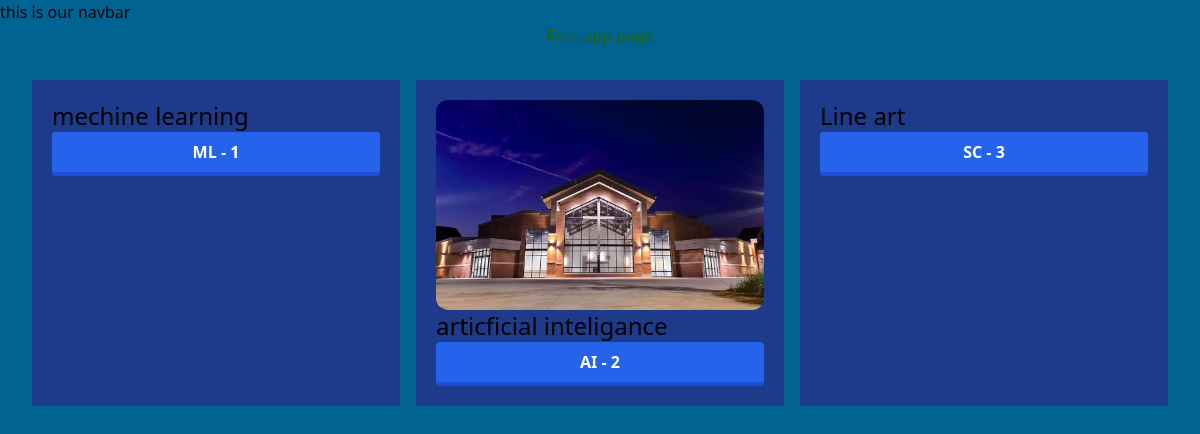
The page /fristapp/ on the database its author committed.
### fristapp/models.py (models this page shows, shortened)
class appvaraity(models.Model):
  APP_TYPE_CHOICE = [
    ('ML', 'MACHINE LEARNING APP'),
    ('AI', 'ARTIFICIAL INTELIGENCE APP'),
    ('SC', 'SOCIAL MEDIA APP'),
    ('VI', 'VIDEO STREAMINMG APP'),
  ]
  name = models.CharField(max_length=100)
  image = models.ImageField(upload_to='apps/')
  date_added = models.DateTimeField(default=timezone.now)
  type = models.CharField(max_length=2, choices=APP_TYPE_CHOICE)
  description = models.TextField(default='')

### fristapp/views.py (the view)
# urls.py: path('',views.all_fristapp, name='all_fristapp'),
def all_fristapp(request):
  apps = appvaraity.objects.all()
  return render(request,'fristapp/all_fristapp.html', {'apps' : apps})

### fristapp/templates/fristapp/all_fristapp.html (shortened to what this page needs)
{% extends "layout.html" %}
{% block content %}
<h1>Frist app page</h1>
<div class="grid grid-cols-3 gap-4 m-4 p-4 w-15 ">
{% for app in apps%}
  <div class="bg-blue-900 p-5">
    <img class="rounded-xl" src="{{app.image.url}}" alt="">
    <h3 class="text-2xl rounded">{{app.name}}</h3>
    <a href="{% url 'app_detail' app.id %}">
      <button type="button" class="bg-blue-600 hover:bg-blue-300 text-white font-bold py-2 px-4 border-b-4 border-blue-700 hover:border-blue-500 rounded w-[100%]" >
        {{app.type}} - {{app.id}}
      </button>
    </a>
  </div>
{% endfor %}
</div>
{% endblock %}

### static/style.css (style rules this page uses)
body { background-color: #006391; }
h1 { text-align: center; font-size: 2em; color: #266303; }

### rows shown on the page
appvaraity: name "mechine learning", type "ML", id "1"
appvaraity: image (picture), name "articficial inteligance", type "AI", id "2"
appvaraity: name "Line art", type "SC", id "3"
